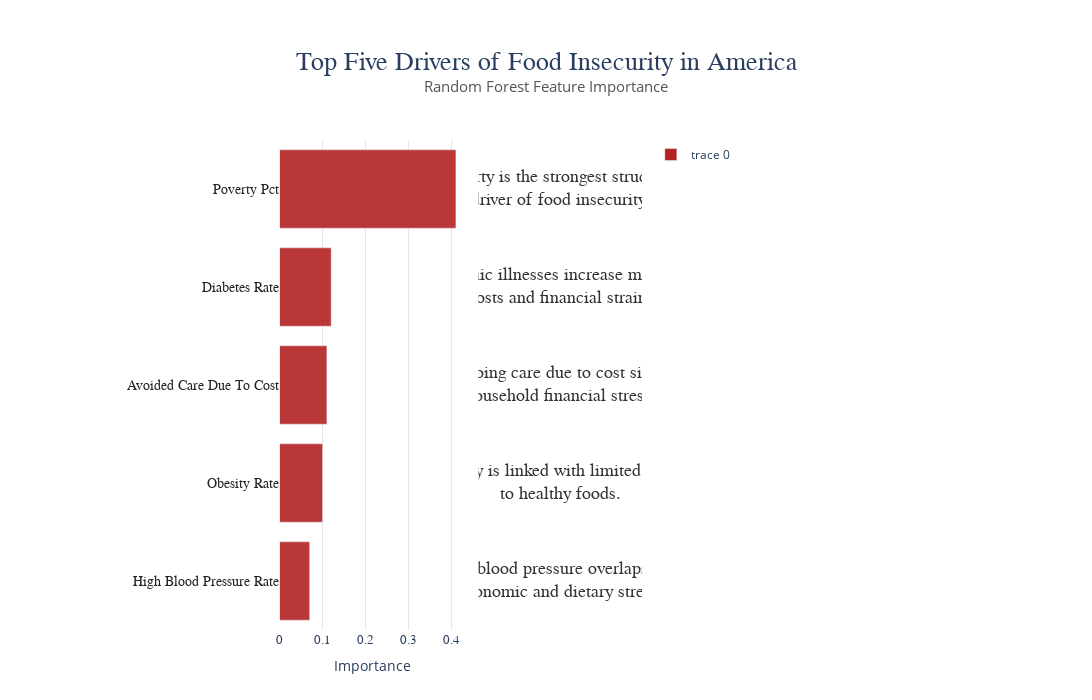

Notebook code for this chart:
### Code cell
top5_df = (
    importance_df.sort_values("importance", ascending=False)
                 .head(5)
                 .reset_index(drop=True)
)

top5_df["variable_clean"] = (
    top5_df["variable"]
            .str.replace("_"," ")
            .str.title()
)

def wrap_text(s, width=38):
    return "<br>".join(textwrap.wrap(s, width=width))

top5_df["explanation_wrapped"] = top5_df["explanation"].apply(wrap_text)

nyt_red = "#b22222"

fig = go.Figure()

fig.add_trace(go.Bar(
    x=top5_df["importance"],
    y=top5_df["variable_clean"],
    orientation="h",
    marker=dict(
        color=nyt_red,
        opacity=0.9
    ),
    hoverinfo="skip",
))

fig.add_trace(go.Scatter(
    x=[top5_df["importance"].max() * 1.30] * len(top5_df),
    y=top5_df["variable_clean"],
    mode="text",
    text=top5_df["explanation_wrapped"],
    textfont=dict(size=18, color="#333333", family="Helvetica"),
    showlegend=False,
    xaxis="x2"
))

fig.update_layout(
    title=dict(
        text="<span style='font-family:Georgia; font-size:26px'>Top Five Drivers of Food Insecurity in America</span>"
             "<br><span style='font-size:15px; color:#555'>Random Forest Feature Importance</span>",
        x=0.5,
    ),
    width=1500,
    height=700,
    margin=dict(l=200, r=450, t=140, b=70),
    plot_bgcolor="white",
    paper_bgcolor="white",

    xaxis=dict(
        title="Importance",
        domain=[0.18, 0.60],
        tickfont=dict(size=13, family="Helvetica"),
        gridcolor="#e5e5e5",
        zeroline=False
    ),

    xaxis2=dict(
        domain=[0.63, 1.0],
        showticklabels=False,
        showgrid=False,
        zeroline=False
    ),

    yaxis=dict(
        automargin=True,
        autorange="reversed",
        tickfont=dict(size=14, family="Helvetica", color="#222"),
    )
)

fig.show()

### Figure 1 — Plotly figure (JSON) as saved in the notebook; plotly's stock layout.template omitted (floating-point values rounded to 4 significant figures)
{"data": [{"hoverinfo": "skip", "marker": {"color": "#b22222", "opacity": 0.9}, "orientation": "h", "type": "bar", "x": [0.41, 0.12, 0.11, 0.1, 0.07], "y": ["Poverty Pct", "Diabetes Rate", "Avoided Care Due To Cost", "Obesity Rate", "High Blood Pressure Rate"]}, {"mode": "text", "showlegend": false, "text": ["Poverty is the strongest structural<br>driver of food insecurity.", "Chronic illnesses increase medical<br>costs and financial strain.", "Forgoing care due to cost signals<br>household financial stress.", "Obesity is linked with limited access<br>to healthy foods.", "High blood pressure overlaps with<br>economic and dietary stress."], "textfont": {"color": "#333333", "family": "Helvetica", "size": 18}, "type": "scatter", "x": [0.533, 0.533, 0.533, 0.533, 0.533], "xaxis": "x2", "y": ["Poverty Pct", "Diabetes Rate", "Avoided Care Due To Cost", "Obesity Rate", "High Blood Pressure Rate"]}], "layout": {"height": 700, "margin": {"b": 70, "l": 200, "r": 450, "t": 140}, "paper_bgcolor": "white", "plot_bgcolor": "white", "title": {"text": "<span style='font-family:Georgia; font-size:26px'>Top Five Drivers of Food Insecurity in America</span><br><span style='font-size:15px; color:#555'>Random Forest Feature Importance</span>", "x": 0.5}, "width": 1500, "xaxis": {"domain": [0.18, 0.6], "gridcolor": "#e5e5e5", "tickfont": {"family": "Helvetica", "size": 13}, "title": {"text": "Importance"}, "zeroline": false}, "xaxis2": {"domain": [0.63, 1], "showgrid": false, "showticklabels": false, "zeroline": false}, "yaxis": {"automargin": true, "autorange": "reversed", "tickfont": {"color": "#222", "family": "Helvetica", "size": 14}}}}
